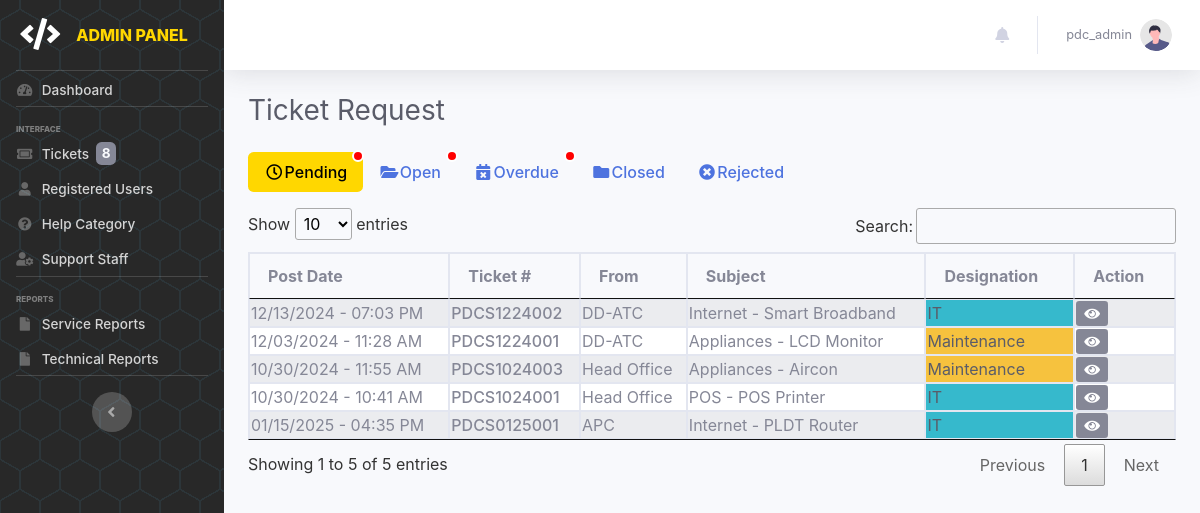
/pages/admin/admin.ticket.php (signed in), run on an earlier commit of the app's database.
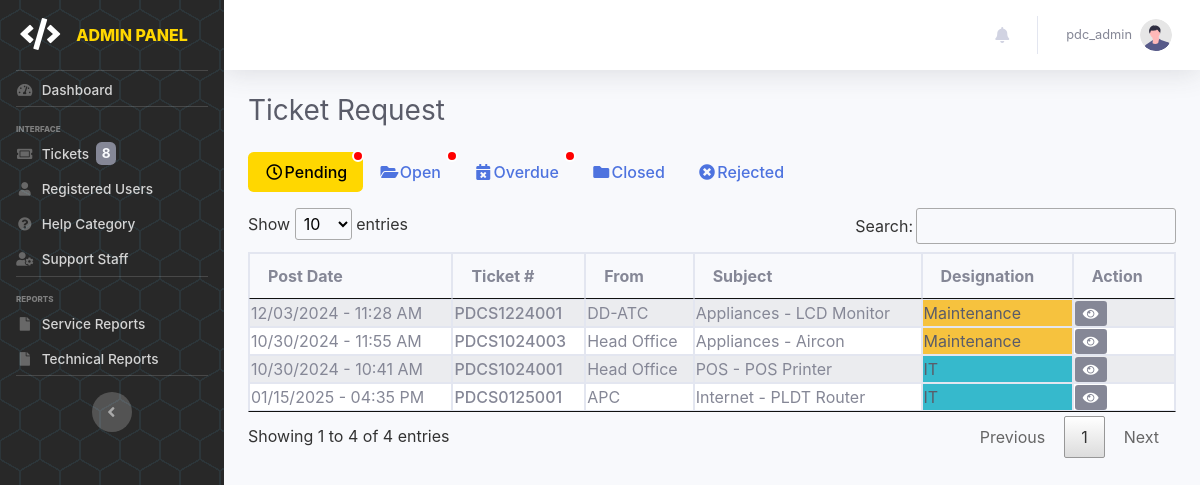
And on a later commit of the database.
### tables this page shows
CREATE TABLE `tbl_tickets` (
  `id` int(100) NOT NULL,
  `ticket_num` varchar(1000) NOT NULL,
  `outlet` varchar(1000) NOT NULL,
  `reported_by` varchar(100) NOT NULL,
  `designation` enum('1','2') NOT NULL,
  `topiccateg` varchar(1000) NOT NULL,
  `topicitem` varchar(1000) NOT NULL,
  `img_name` varchar(1000) NOT NULL,
  `file_path` varchar(1000) NOT NULL,
  `description` varchar(5000) NOT NULL,
  `priority_type` varchar(100) DEFAULT NULL,
  `concern_type` enum('Issue','Request') DEFAULT NULL,
  `status` enum('1','2','3','4','5') NOT NULL DEFAULT '2',
  `remark` varchar(1000) NOT NULL,
  `sched_start` date DEFAULT NULL,
  `sched_end` date DEFAULT NULL,
  `assigned` varchar(1000) NOT NULL,
  `msg_ses` varchar(5000) NOT NULL DEFAULT '0',
  `rprt` enum('0','1') NOT NULL DEFAULT '0',
  `date_posted` datetime(6) NOT NULL DEFAULT current_timestamp(6),
  `date_modified` datetime(6) DEFAULT current_timestamp(6),
  `date_closed` datetime DEFAULT NULL
);

CREATE TABLE `tbl_useraccounts` (
  `id` int(11) NOT NULL,
  `name` varchar(100) NOT NULL,
  `username` varchar(100) NOT NULL,
  `password` varchar(255) NOT NULL,
  `role` enum('admin','it-admin','maintenance-admin','office','outlet','it','maintenance') NOT NULL,
  `status` enum('Active','Inactive') NOT NULL DEFAULT 'Active',
  `created` datetime(6) DEFAULT current_timestamp(6),
  `updated` datetime(6) DEFAULT current_timestamp(6) ON UPDATE current_timestamp(6)
);

CREATE TABLE `tbl_itemcategory` (
  `id` int(100) NOT NULL,
  `name` varchar(100) NOT NULL,
  `img_name` varchar(1000) NOT NULL,
  `img_path` varchar(1000) NOT NULL,
  `status` enum('1','0') NOT NULL DEFAULT '1',
  `designation` enum('1','2') NOT NULL
);

CREATE TABLE `tbl_itemlist` (
  `id` int(100) NOT NULL,
  `name` varchar(100) NOT NULL,
  `status` enum('0','1') NOT NULL DEFAULT '1',
  `category` varchar(100) NOT NULL
);

### pages/admin/admin.ticket-qry.php (called while the page is built, shortened)
<?php
$all_tickets = mysqli_query($conn, "SELECT t.*, t.status AS ticket_status, u.name AS outlet_name, c.name AS categ_name, l.name AS item_name, a.name AS staff_name
        FROM tbl_tickets t
        LEFT JOIN tbl_useraccounts u ON t.outlet = u.id
        LEFT JOIN tbl_itemcategory c ON t.topiccateg = c.id
        LEFT JOIN tbl_itemlist l ON t.topicitem = l.id
        LEFT JOIN tbl_useraccounts a ON t.assigned = a.id
        ORDER BY t.date_posted DESC");
$pending_tickets = [];
$open_tickets = [];
$overdue_tickets = [];
$closed_tickets = [];
$rejected_tickets = [];
while ($rows = mysqli_fetch_array($all_tickets)) {
    $current_date = new DateTime();
    if (!empty($rows['sched_end']) && $rows['sched_end'] !== 'NULL') {
        $sched_end_date = new DateTime($rows['sched_end']);
        if ($sched_end_date < $current_date && $rows['ticket_status'] != '5') {
            $overdue_tickets[] = $rows;
        }
    }
    if ($rows['ticket_status'] == '2') {
        $pending_tickets[] = $rows;
    } elseif ($rows['ticket_status'] == '1' || $rows['ticket_status'] == '4') {
        $open_tickets[] = $rows;
    } elseif ($rows['ticket_status'] == '3') {
        $rejected_tickets[] = $rows;
    } elseif ($rows['ticket_status'] == '5') {
        $closed_tickets[] = $rows;
    }
}
$pending_count = count($pending_tickets);
$open_count = count($open_tickets);
$overdue_count = count($overdue_tickets);
?>

### pages/admin/admin.ticket.php (the view, shortened to what this page needs)
<?php
    include('admin.header.php');
    include('admin.ticket-qry.php')
?>
    <div class="container-fluid">
        <div class="d-sm-flex align-items-center justify-content-between mb-4">
            <h1 class="h3 mb-0 text-gray-800">Ticket Request</h1>
        </div>
        <ul class="nav nav-pills mb-3" id="ex-with-icons" role="tablist">
            <li class="nav-item position-relative" role="presentation">
                <a href="ticket?tab=pending" class="nav-link active" id="ex-with-icons-tab-1" data-toggle="pill" data-target="#ex-with-icons-tabs-1" role="tab" aria-controls="ex-with-icons-tabs-1" aria-selected="true">
                    <i class="far fa-clock fa-fw me-2"></i>Pending</a>
                <?php if ($pending_count > 0) { ?>
                    <span class="position-absolute"
                        style="top: -4%; right: -1%; width: 12px; height: 12px; background-color: red; border-radius: 50%; border: 2px solid white;">
                    </span>
                <?php } ?>
            </li>
            <li class="nav-item position-relative" role="presentation">
                <a href="ticket?tab=open" class="nav-link" id="ex-with-icons-tab-2" data-toggle="pill" data-target="#ex-with-icons-tabs-2" role="tab"
                aria-controls="ex-with-icons-tabs-2" aria-selected="false">
                    <i class="fas fa-folder-open fa-fw me-2"></i>Open
                </a>
                <?php if ($open_count > 0) { ?>
                    <span class="position-absolute"
                        style="top: -4%; right: -1%; width: 12px; height: 12px; background-color: red; border-radius: 50%; border: 2px solid white;">
                    </span>
                <?php } ?>
            </li>
            <li class="nav-item position-relative" role="presentation">
                <a href="ticket?tab=overdue" class="nav-link" id="ex-with-icons-tab-3" data-toggle="pill" data-target="#ex-with-icons-tabs-3" role="tab" aria-controls="ex-with-icons-tabs-3" aria-selected="false"><i class="fas fa-calendar-times fa-fw me-2"></i>Overdue</a>
                <?php if ($overdue_count > 0) { ?>
                    <span class="position-absolute"
                        style="top: -4%; right: -1%; width: 12px; height: 12px; background-color: red; border-radius: 50%; border: 2px solid white;">
                    </span>
                <?php } ?>
            </li>
            <li class="nav-item" role="presentation">
                <a href="ticket?tab=closed" class="nav-link" id="ex-with-icons-tab-4" data-toggle="pill" data-target="#ex-with-icons-tabs-4" role="tab" aria-controls="ex-with-icons-tabs-4" aria-selected="false"><i class="fas fa-folder fa-fw me-2"></i>Closed</a>
            </li>
            <li class="nav-item" role="presentation">
                <a href="ticket?tab=rejected" class="nav-link" id="ex-with-icons-tab-5" data-toggle="pill" data-target="#ex-with-icons-tabs-5" role="tab" aria-controls="ex-with-icons-tabs-5" aria-selected="false"><i class="fas fa-times-circle fa-fw me-2"></i>Rejected</a>
            </li>
        </ul>
        <div class="tab-content" id="ex-with-icons-content">
            <div class="tab-pane fade show active" id="ex-with-icons-tabs-1" role="tabpanel" aria-labelledby="ex-with-icons-tab-1">
                <div class="table-responsive">
                    <table class="table table-bordered table-striped table-sm w-100" id="pendingtck_tbl">
                        <thead>
                            <tr>
                                <th>Post Date</th>
                                <th>Ticket #</th>
                                <th>From</th>
                                <th>Subject</th>
                                <th>Designation</th>
                                <th>Action</th>
                            </tr>
                        </thead>
                        <tbody>
                            <?php
                                foreach ($pending_tickets as $rows) {
                                    $postDT = new DateTime($rows["date_posted"]);
                            ?>
                            <tr>
                                <td><?php echo $postDT->format('m/d/Y - h:i A'); ?></td>
                                <td style="font-weight: 500;"><?php echo $rows['ticket_num']; ?></td>
                                <td><?php echo $rows['outlet_name']; ?></td>
                                <td><?php echo $rows['categ_name'] . ' - ' . $rows['item_name']; ?></td>
                                <?php echo $rows['designation'] == 1 ? "<td class='bg-info text-dark'>IT</td>" : "<td class='bg-warning text-dark'>Maintenance</td>"; ?>
                                <td>
                                    <a href="view-ticket?id=<?php echo $rows['ticket_num']; ?>" class="btn-sm btn-secondary" title="View Report"><i class="fas fa-eye"></i></a>
                                </td>
                            </tr>
                            <?php } ?>
                        </tbody>
                    </table>
                </div>
            </div>
        </div>
    </div>
<?php include('admin.footer.php'); ?>

### pages/admin/admin.header.php (shortened to what this page needs)
<?php
include('../includes/connection.php');
$ticketcnt_qry = $conn->query("SELECT COUNT(*) AS ticket_count FROM tbl_tickets WHERE status = '1' OR status = '2' OR status = '4'");
if ($ticketcnt_qry) {
    $ticketcnt_res = $ticketcnt_qry->fetch_assoc();
    $ticket_cnt = $ticketcnt_res['ticket_count'];
}
?>
<!DOCTYPE html>
<html lang="en">
    <head>
        <link href="../../assets/vendor/bootstrap-icons/bootstrap-icons.css" rel="stylesheet">
        <link href="../../assets/vendor/fontawesome/css/all.min.css" rel="stylesheet">
        <link href="../../assets/vendor/swiper/swiper-bundle.min.css" rel="stylesheet">
        <link href="../../assets/vendor/datatables/jquery.dataTables.min.css" rel="stylesheet">
        <link rel="stylesheet" href="https://stackpath.bootstrapcdn.com/font-awesome/4.7.0/css/font-awesome.min.css">
        <link href="../../assets/css/main.style.css" rel="stylesheet">
    </head>
    <body id="page-top">
        <div id="wrapper">
            <ul class="navbar-nav sidebar sidebar-dark accordion" id="accordionSidebar">
                <a class="sidebar-brand d-flex align-items-center justify-content-center" href="dashboard">
                    <div class="sidebar-brand-icon">
                        <i class="fas fa-code"></i>
                    </div>
                    <div class="sidebar-brand-text mx-3" style="color: #FFD700;">ADMIN PANEL</div>
                </a>
                <hr class="sidebar-divider my-0">
                <li class="nav-item <?php echo ($page == 'admin/dashboard') ? 'active' : ''; ?>">
                    <a class="nav-link" href="dashboard">
                        <i class="fas fa-fw fa-tachometer-alt fa-sm"></i>
                        <span>Dashboard</span>
                    </a>
                </li>
                <hr class="sidebar-divider">
                <div class="sidebar-heading">
                    Interface
                </div>
                <li class="nav-item <?php echo in_array($page, ['admin/ticket', 'admin/view-ticket', 'admin/ticket-approval']) ? 'active' : ''; ?>">
                    <a class="nav-link" href="ticket">
                        <i class="fas fa-fw fa-ticket-alt fa-sm"></i>
                        <span>Tickets&nbsp;
                            <?php if ($ticket_cnt > 0) { ?>
                                <span class="badge bg-secondary text-light">
                                    <?php echo ($ticket_cnt > 99) ? '99+' : $ticket_cnt; ?>
                                </span>
                            <?php } ?>
                        </span>
                    </a>
                </li>
                <li class="nav-item <?php echo in_array($page, ['admin/add-user', 'admin/edit-user', 'admin/users']) ? 'active' : ''; ?>">
                    <a class="nav-link" href="users">
                        <i class="fas fa-fw fa-user fa-sm"></i>
                        <span>Registered Users</span>
                    </a>
                </li>
                <li class="nav-item <?php echo in_array($page, ['admin/add-category', 'admin/help-categories','admin/item-list', 'admin/add-itemlist']) ? 'active' : ''; ?>">
                    <a class="nav-link" href="help-categories">
                        <i class="fas fa-fw fa-question-circle fa-sm"></i>
                        <span>Help Category</span>
                    </a>
                </li>
                <li class="nav-item <?php echo in_array($page, ['admin/personnels', 'admin/it']) ? 'active' : ''; ?>">
                    <a class="nav-link" href="personnels">
                        <i class="fas fa-fw fa-user-cog fa-sm"></i>
                        <span>Support Staff</span>
                    </a>
                </li>
                <hr class="sidebar-divider d-none d-md-block">
                <div class="sidebar-heading">
                    Reports
                </div>
                <li class="nav-item">
                    <a class="nav-link" href="service-report">
                        <i class="fas fa-fw fa-file fa-sm"></i>
                        <span>Service Reports</span>
                    </a>
                </li>
                <li class="nav-item">
                    <a class="nav-link" href="technical-report">
                        <i class="fas fa-fw fa-file fa-sm"></i>
                        <span>Technical Reports</span>
                    </a>
                </li>
                <hr class="sidebar-divider d-none d-md-block">
                <div class="text-center d-none d-md-inline">
                    <button class="rounded-circle border-0" id="sidebarToggle"></button>
                </div>
            </ul>
            <div id="content-wrapper" class="d-flex flex-column">
                <div id="content">
                    <?php include_once('admin.topbar.php');?>

### pages/admin/admin.topbar.php (shortened to what this page needs)
<nav class="navbar navbar-expand navbar-light bg-white topbar mb-4 static-top shadow">
<ul class="navbar-nav ml-auto">
    <li class="nav-item dropdown no-arrow position">
        <a class="nav-link dropdown-toggle" href="#" id="userDropdown" role="button" data-toggle="dropdown" aria-haspopup="true" aria-expanded="false">
            <i class="fas fa-bell"></i>
        </a>
    </li>
    <li class="nav-item dropdown no-arrow">
        <a class="nav-link dropdown-toggle" href="#" id="userDropdown" role="button"
            data-toggle="dropdown" aria-haspopup="true" aria-expanded="false">
    <span class="mr-2 d-none d-lg-inline text-gray-600 small"><?php echo $_SESSION['username']; ?></span>
            <img class="img-profile rounded-circle"
                src="../../img/undraw_profile.svg">
        </a>
    </li>
</ul>
</nav>

### pages/admin/admin.footer.php (shortened to what this page needs)
            </div>
        </div>
    </div>
</body>
</html>

What changed in the data, as far as the page shows it:
no longer on this page (row edited): tbl_tickets: date_posted "12/13/2024 - 07:03 PM", ticket_num "PDCS1224002", tbl_useraccounts.name "DD-ATC", tbl_itemcategory.name "Internet", tbl_itemlist.name "Smart Broadband", designation "IT"
Also different on the page:
text written by a page script: "Show entries Search: Showing 1 to 5 of 5 entries Previous 1 Next" → "Show entries Search: Showing 1 to 4 of 4 entries Previous 1 Next"
